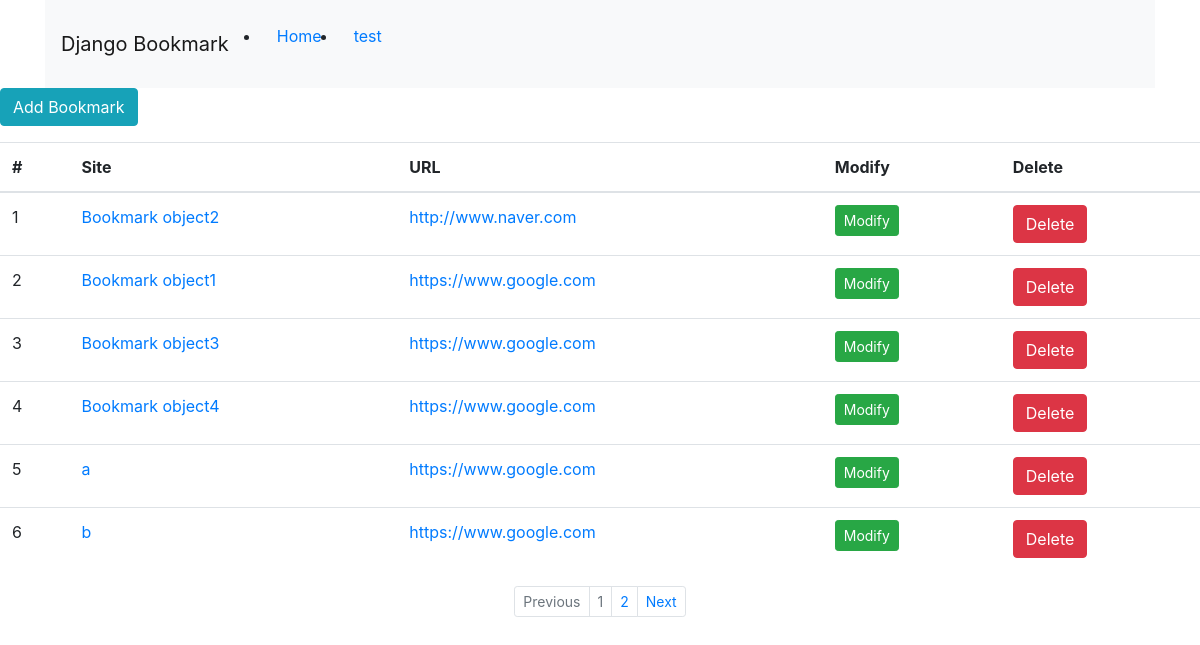
Screenshot of /bookmark/ with the database file from the repository.
### bookmark/models.py (models this page shows, shortened)
class Bookmark(models.Model):
    site_name = models.CharField(max_length=100)
    url = models.URLField('Site URL')

### bookmark/views.py (the view)
# urls.py: path('', BookmarkListView.as_view(), name='list'),
class BookmarkListView(ListView):
    model = Bookmark
    paginate_by = 6

### bookmark/templates/bookmark/bookmark_list.html (shortened to what this page needs)
{% extends 'base.html' %}
{% block content %}
    <div class="btn-group">
        <a href="{% url 'add' %}" class="btn btn-info">Add Bookmark</a>
    </div>
    <table class="table">
        <thead>
        <tr>
            <th scope="col">#</th>
            <th scope="col">Site</th>
            <th scope="col">URL</th>
            <th scope="col">Modify</th>
            <th scope="col">Delete</th>
        </tr>
        </thead>
        {% for bookmark in object_list %}
            <tr>
                <td>{{ forloop.counter }}</td>
                <td><a href="{% url 'detail' pk=bookmark.id %}">{{ bookmark.site_name }}</a></td>
                <td><a href="{{ bookmark.url }}" target="_blank">{{ bookmark.url }}</a></td>
                <td><a href="{% url 'update' pk=bookmark.id %}" class="btn btn-success btn-sm">Modify</a></td>
                <td><a href="{% url 'delete' pk=bookmark.id %}" class="btn btn-danger">Delete</a></td>
            </tr>
        {% endfor %}
    </table>
{% endblock %}
{% block pagination %}
    {% if is_paginated %}
        <ul class="pagination justify-content-center pagination-sm">
            {% if page_obj.has_previous %}
                <li class="page-item">
                    <a class="page-link" href="{% url 'list' %}?page={{ page_obj.previous_page_number }}" tabindex="-1">Previous</a>
                </li>
            {% else %}
                <li class="page-item disabled">
                    <a class="page-link" href="#" tabindex="-1">Previous</a>
                </li>
            {% endif %}
            {% for object in page_obj.paginator.page_range %}
                <li class="page-item {% if page_obj.number == forloop.counter %} disabled {% endif %}">
                    <a class="page-link" href="{{ request.path }}?page={{ forloop.counter }}">
                        {{ forloop.counter }}
                    </a>
                </li>
            {% endfor %}
            {% if page_obj.has_next %}
                <li class="page-item">
                    <a class="page-link" href="{% url 'list' %}?page={{ page_obj.next_page_number }}">Next</a>
                </li>
            {% else %}
                <li class="page-item">
                    <a class="page-link" href="#">Next</a>
                </li>
            {% endif %}
        </ul>
    {% endif %}
{% endblock %}

### templates/base.html (shortened to what this page needs)
<!doctype html>
<html>
<head>
    {% load static %}
    <link rel="stylesheet" href="{% static 'style.css' %}">
    <link rel="stylesheet" href="https://stackpath.bootstrapcdn.com/bootstrap/4.4.1/css/bootstrap.min.css"
>
</head>
<body>
<div class="container">
    <nav class="navbar navbar-expand-lg navbar-light bg-light">
        <a href="#" class="navbar-brand">Django Bookmark</a>
        <div class="collapse navbar-collapse" id="navbarSupportedContent">
            <ul class="navbar mr-auto">
                <li class="nav-item active">
                    <a href="#" class="nav-link">Home <span class="sr-only">(current)</span></a>
                </li>
                <li class="nav-item active">
                    <a href="https://www.google.com" class="nav-link">
                        test
                    </a>
                </li>
            </ul>
        </div>
    </nav>
</div>
{% block content %}
{% endblock %}
{% block pagination %}
{% endblock %}
</body>
</html>

### static/style.css (style rules this page uses)
body { width: 100%; height: 100%; }

### rows the page displays
Bookmark: site_name "Bookmark object2", url "http://www.naver.com"
Bookmark: site_name "Bookmark object1", url "https://www.google.com"
Bookmark: site_name "Bookmark object3", url "https://www.google.com"
Bookmark: site_name "Bookmark object4", url "https://www.google.com"
Bookmark: site_name "a", url "https://www.google.com"
Bookmark: site_name "b", url "https://www.google.com"
